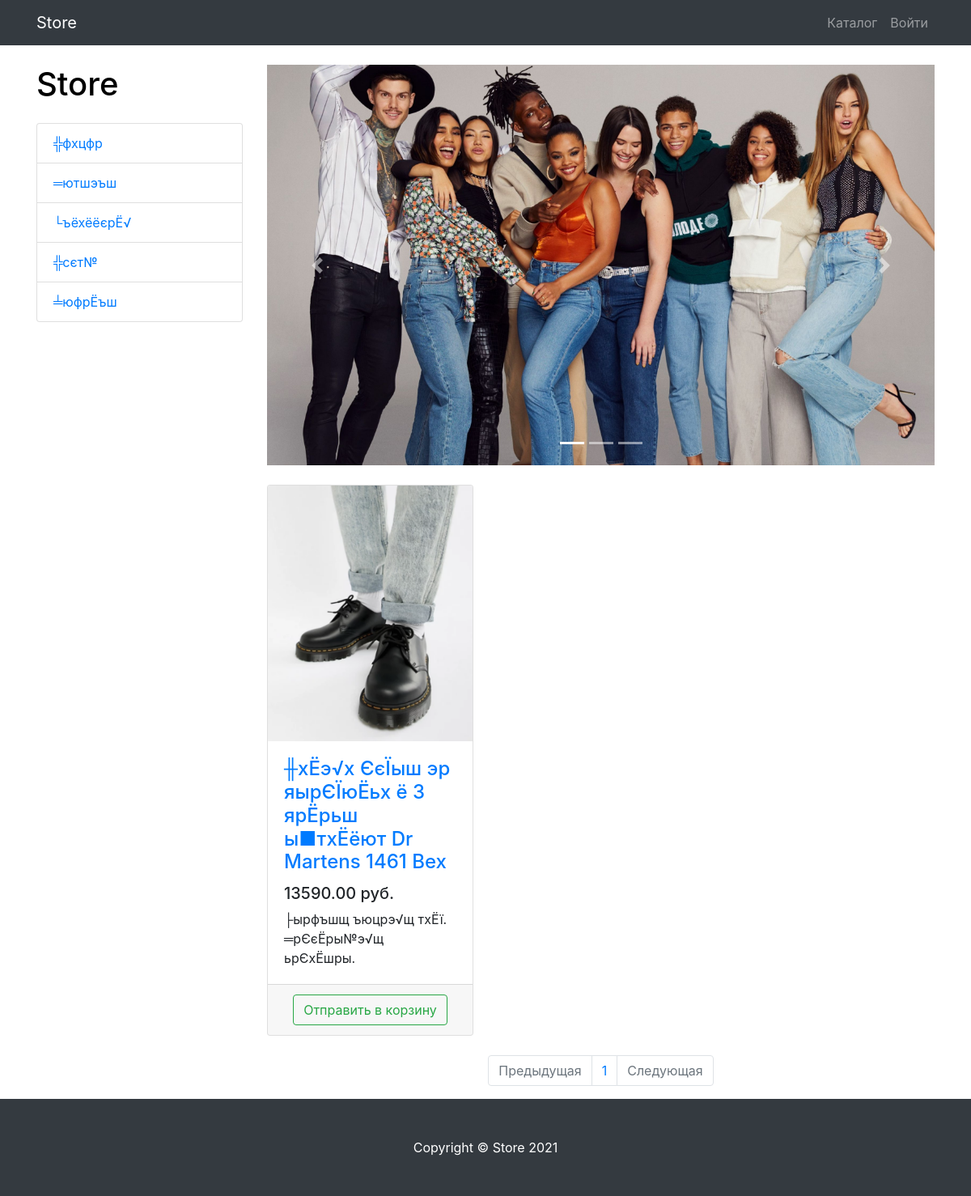
The page /products/4/ on the database as committed earlier.
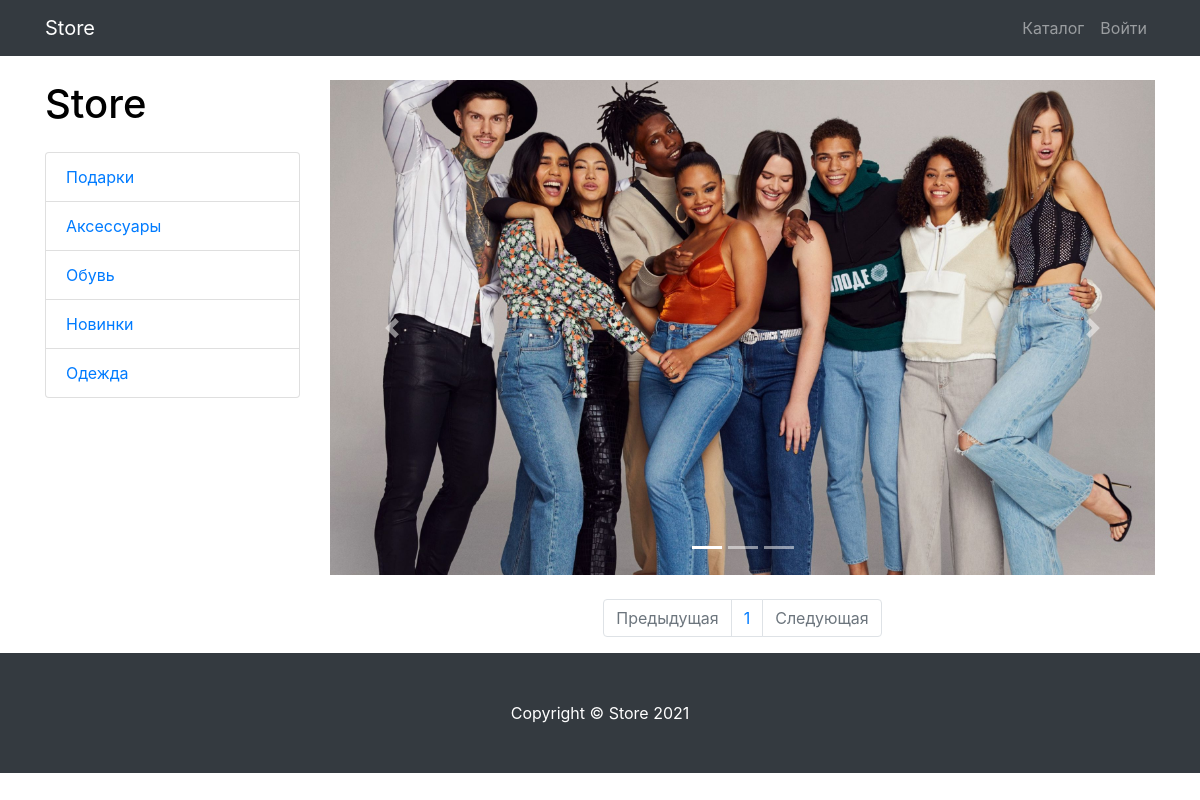
The same page on the database as committed later.
### products/models.py (models this page shows, shortened)
class ProductCategory(models.Model):
    name = models.CharField(max_length=64, unique=True) #unique уникальность поля
    description = models.TextField(blank=True)
    class Meta:
        verbose_name_plural = 'Product Categories'

class Product(models.Model):
    name = models.CharField(max_length=256)
    image = models.ImageField(upload_to='products_images', blank=True)
    description = models.TextField(blank=True)
    short_description = models.CharField(max_length=64, blank=True)
    price = models.DecimalField(max_digits=8, decimal_places=2, default=0)
    quantity = models.PositiveIntegerField(default=0)
    category = models.ForeignKey(ProductCategory, on_delete=models.CASCADE)

### products/views.py (the view)
# urls.py: path('', products, name='index'),
def products(request, category_id=None, page=1):
    context = {
        'title': 'Store - каталог',
        'categories': ProductCategory.objects.all(),
    }
    if category_id:
        products = Product.objects.filter(category_id=category_id)
    else:
        products = Product.objects.all()
    paginator = Paginator(products, 3)
    products_paginator = paginator.page(page)
    context.update({'products': products_paginator})
    return render(request, 'products/products.html', context)

### products/templates/products/products.html (shortened to what the changed rows need)
{% extends 'products/base.html' %}
{% load static %}
{% block css %}
    <link href="{% static 'css/products.css' %}" rel="stylesheet">
{% endblock %}
{% block content %}
    <div class="container">
        <div class="row">
            <div class="col-lg-3">
                <h1 class="my-4">
                    <a href="{% url 'products:index' %}" style="color:black">
                       Store
                    </a>
                </h1>
                <div class="list-group">
                    {% for category in  categories %}
                        <a href="{% url 'products:category' category.id %}"
                           class="list-group-item">
                            {{ category.name }}
                        </a>
                    {% endfor %}
                </div>
            </div>
            <div class="col-lg-9">
                <div class="row">
                    {% for product in products %}
                        <div class="col-lg-4 col-md-6 mb-4">
                        <div class="card h-100">
                            <a href="#">
                                <img class="card-img-top"
                                     src="/media/{{ product.image }}"
                                     alt="">
                            </a>
                            <div class="card-body">
                                <h4 class="card-title">
                                    <a href="#">{{ product.name }}</a>
                                </h4>
                                <h5>{{ product.price }} руб.</h5>
                                <p class="card-text">{{ product.short_description }}</p>
                            </div>
                            <div class="card-footer text-center">
                                <a href="{% url 'products:basket_add' product.id %}">
                                    <button type="button" class="btn btn-outline-success">
                                        Отправить в корзину
                                    </button>
                                </a>
                            </div>
                        </div>
                    </div>
                    {% endfor %}
                </div>
                <nav aria-label="Page navigation example">
                    <ul class="pagination justify-content-center">
                        {% for page in products.paginator.page_range %}
                        <li class="page-item">
                            <a class="page-link" href="{% url 'products:page' page %}">
                                {{ page }}
                            </a>
                        </li>
                        {% endfor %}
                    </ul>
                </nav>
            </div>
        </div>
    </div>
{% endblock %}

Rows that differ between the two databases and show on the page:
no longer on this page (row edited): Product: image (picture), name "╫хЁэ√х ЄєЇыш эр яырЄЇюЁьх ё 3 ярЁрьш ы■тхЁёют Dr Martens 1461 Bex", price "13590.00", short_description "├ырфъшщ ъюцрэ√щ тхЁї. ═рЄєЁры№э√щ ьрЄхЁшры."
changed ProductCategory: name "╬фхцфр" → "Подарки"
changed ProductCategory: name "═ютшэъш" → "Аксессуары"
changed ProductCategory: name "└ъёхёёєрЁ√" → "Обувь"
changed ProductCategory: name "╬сєт№" → "Новинки"
changed ProductCategory: name "╧юфрЁъш" → "Одежда"
